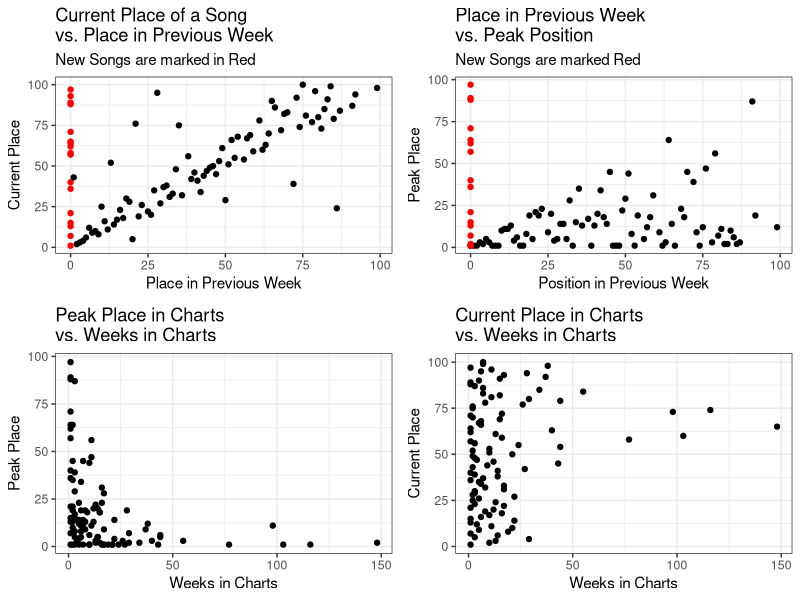
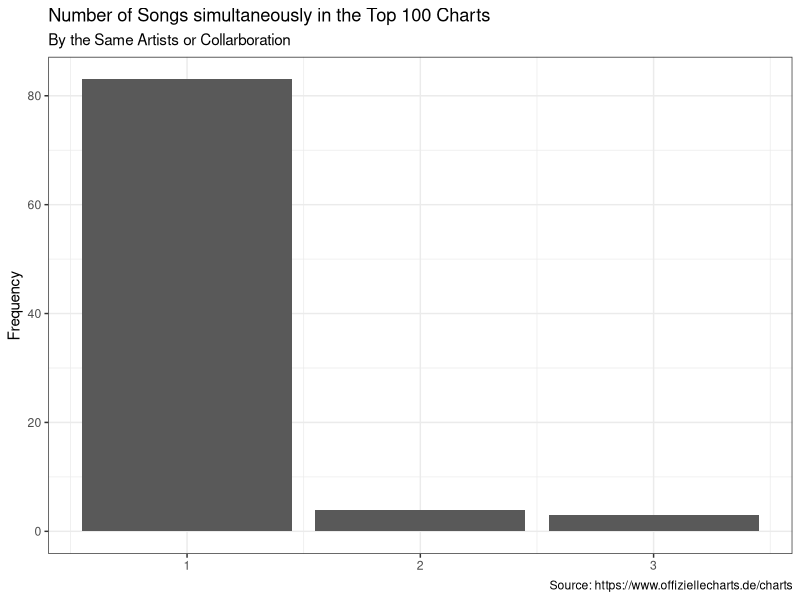
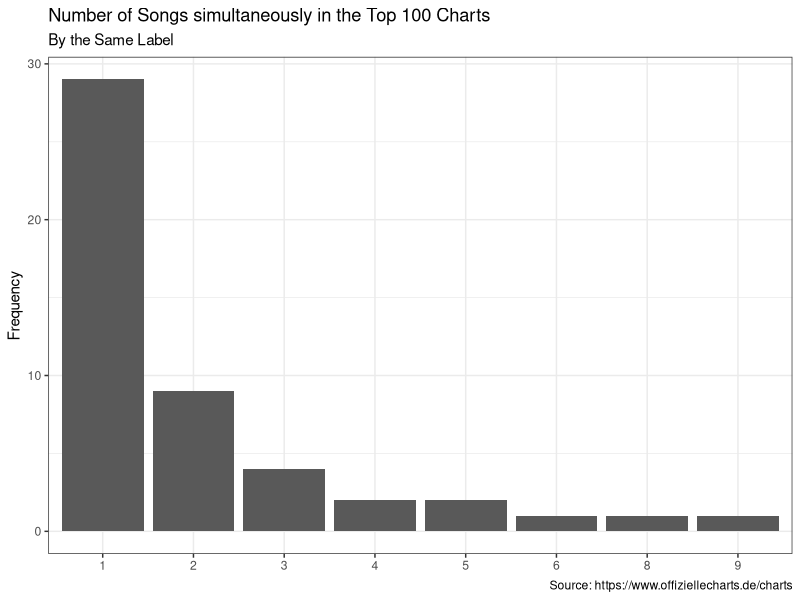

R code for these plots, in order:
## ---- chunk 1
library(ggplot2)
library(gridExtra)
library(readr)
library(dplyr)
chart_scrap <- read_csv('2021-11-24_charts_report.csv')
## ---- chunk 2
#Reporting Figures and Tables
#Scatter Plots
current_v_last <- ggplot(data = chart_scrap,
                                     aes(y = current, x=last_week,
                                     col=ifelse(is.na(last_week), yes = 'NA' , no = 'NonNA')))+
                                      geom_point(aes(y = current, x=last_week_fill),show.legend = F)+
                                      scale_color_manual(values = c('#FF0000','#000000'))+
                                      labs(title = 'Current Place of a Song \nvs. Place in Previous Week',
                                           subtitle = 'New Songs are marked in Red',
                                           y='Current Place', x='Place in Previous Week')+
                                        theme_bw()
weeks_v_peak <- ggplot(data = chart_scrap,
                                             aes(x=weeks_in_charts, y=peak_in_charts))+
                                              geom_point()+
                                              labs(title = 'Peak Place in Charts \nvs. Weeks in Charts',
                                                   x='Weeks in Charts', y='Peak Place')+
                                              theme_bw()
week_v_current <- ggplot(data = chart_scrap, aes(x=weeks_in_charts, y=current))+
                                      geom_point()+
                                      labs(title = 'Current Place in Charts \nvs. Weeks in Charts',
                                           x='Weeks in Charts', y='Current Place')+
                                      theme_bw()
last_v_peak <- ggplot(data = chart_scrap, aes(x=last_week_fill, y=peak_in_charts,
                                                col=ifelse(is.na(last_week), yes = 'NA' , no = 'NonNA')))+
                                    geom_point(show.legend = F)+
                                    labs(title = 'Place in Previous Week \nvs. Peak Position',
                                         subtitle = 'New Songs are marked Red',
                                         x='Position in Previous Week', y='Peak Place')+
                                    scale_color_manual(values = c('#FF0000','#000000'))+
                                    theme_bw()
grid.arrange(current_v_last,last_v_peak, weeks_v_peak,week_v_current, nrow=2)
## ---- chunk 3
chart_scrap%>%
                      count(artist)%>%
                      ggplot(aes(x=n))+
                      geom_bar()+
                      labs(title = 'Number of Songs simultaneously in the Top 100 Charts',
                           subtitle = 'By the Same Artists or Collarboration',
                           y='Frequency',
                           x=NULL,
                           caption = 'Source: https://www.offiziellecharts.de/charts')+
                      theme_bw()
chart_scrap%>%
                        count(artist,sort = T)%>%
                        filter(n>1)%>%
                        knitr::kable()
chart_scrap%>%
                      count(label)%>%
                      ggplot(aes(x=as.factor(n)))+
                      geom_bar()+
                      geom_bar()+
                      labs(title = 'Number of Songs simultaneously in the Top 100 Charts',
                           subtitle = 'By the Same Label',
                           y='Frequency',
                           x=NULL,
                           caption = 'Source: https://www.offiziellecharts.de/charts')+
                      theme_bw()
chart_scrap%>%
                        count(label, sort = T)%>%
                        filter(n>1)%>%
                        knitr::kable()
## ---- chunk 4
#Songs that are currently peaking
chart_scrap%>%
                        filter(current == peak_in_charts)%>%
                        select(artist, title, current)%>%
                        rename(Position = current)%>%
                        knitr::kable()
